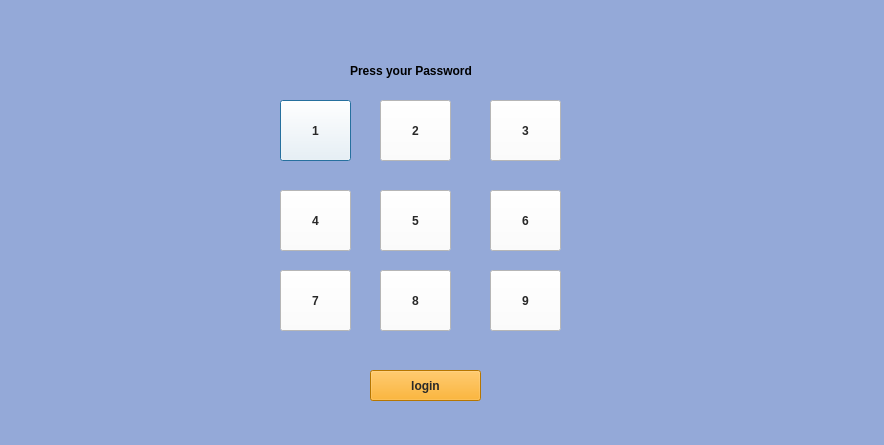
<?xml version="1.0" encoding="UTF-8"?>
<ui version="4.0">
 <class>password</class>
 <widget class="QDialog" name="password">
  <property name="geometry">
   <rect>
    <x>0</x>
    <y>0</y>
    <width>884</width>
    <height>445</height>
   </rect>
  </property>
  <property name="windowTitle">
   <string>Dialog</string>
  </property>
  <property name="styleSheet">
   <string notr="true">background-color:rgb(148,169,216);</string>
  </property>
  <widget class="QPushButton" name="pbPassword1">
   <property name="geometry">
    <rect>
     <x>280</x>
     <y>100</y>
     <width>71</width>
     <height>61</height>
    </rect>
   </property>
   <property name="styleSheet">
    <string notr="true">background-color:white; color:rgb(40,40,40); font-weight:bold;</string>
   </property>
   <property name="text">
    <string>1</string>
   </property>
  </widget>
  <widget class="QPushButton" name="pbPassword2">
   <property name="geometry">
    <rect>
     <x>380</x>
     <y>100</y>
     <width>71</width>
     <height>61</height>
    </rect>
   </property>
   <property name="styleSheet">
    <string notr="true">background-color:white; color:rgb(40,40,40); font-weight:bold;</string>
   </property>
   <property name="text">
    <string>2</string>
   </property>
  </widget>
  <widget class="QPushButton" name="pbPassword3">
   <property name="geometry">
    <rect>
     <x>490</x>
     <y>100</y>
     <width>71</width>
     <height>61</height>
    </rect>
   </property>
   <property name="styleSheet">
    <string notr="true">background-color:white; color:rgb(40,40,40); font-weight:bold;</string>
   </property>
   <property name="text">
    <string>3</string>
   </property>
  </widget>
  <widget class="QLabel" name="label">
   <property name="geometry">
    <rect>
     <x>350</x>
     <y>60</y>
     <width>161</width>
     <height>22</height>
    </rect>
   </property>
   <property name="styleSheet">
    <string notr="true">font-weight:bold;</string>
   </property>
   <property name="text">
    <string>Press your Password</string>
   </property>
  </widget>
  <widget class="QPushButton" name="pbLogin">
   <property name="geometry">
    <rect>
     <x>370</x>
     <y>370</y>
     <width>111</width>
     <height>31</height>
    </rect>
   </property>
   <property name="styleSheet">
    <string notr="true">background-color:orange; color:rgb(40,40,40); font-weight:bold;</string>
   </property>
   <property name="text">
    <string>login</string>
   </property>
  </widget>
  <widget class="QPushButton" name="pbPassword5">
   <property name="geometry">
    <rect>
     <x>380</x>
     <y>190</y>
     <width>71</width>
     <height>61</height>
    </rect>
   </property>
   <property name="styleSheet">
    <string notr="true">background-color:white; color:rgb(40,40,40); font-weight:bold;</string>
   </property>
   <property name="text">
    <string>5</string>
   </property>
  </widget>
  <widget class="QPushButton" name="pbPassword4">
   <property name="geometry">
    <rect>
     <x>280</x>
     <y>190</y>
     <width>71</width>
     <height>61</height>
    </rect>
   </property>
   <property name="styleSheet">
    <string notr="true">background-color:white; color:rgb(40,40,40); font-weight:bold;</string>
   </property>
   <property name="text">
    <string>4</string>
   </property>
  </widget>
  <widget class="QPushButton" name="pbPassword6">
   <property name="geometry">
    <rect>
     <x>490</x>
     <y>190</y>
     <width>71</width>
     <height>61</height>
    </rect>
   </property>
   <property name="styleSheet">
    <string notr="true">background-color:white; color:rgb(40,40,40); font-weight:bold;</string>
   </property>
   <property name="text">
    <string>6</string>
   </property>
  </widget>
  <widget class="QPushButton" name="pbPassword9">
   <property name="geometry">
    <rect>
     <x>490</x>
     <y>270</y>
     <width>71</width>
     <height>61</height>
    </rect>
   </property>
   <property name="styleSheet">
    <string notr="true">background-color:white; color:rgb(40,40,40); font-weight:bold;</string>
   </property>
   <property name="text">
    <string>9</string>
   </property>
  </widget>
  <widget class="QPushButton" name="pbPassword7">
   <property name="geometry">
    <rect>
     <x>280</x>
     <y>270</y>
     <width>71</width>
     <height>61</height>
    </rect>
   </property>
   <property name="styleSheet">
    <string notr="true">background-color:white; color:rgb(40,40,40); font-weight:bold;</string>
   </property>
   <property name="text">
    <string>7</string>
   </property>
  </widget>
  <widget class="QPushButton" name="pbPassword8">
   <property name="geometry">
    <rect>
     <x>380</x>
     <y>270</y>
     <width>71</width>
     <height>61</height>
    </rect>
   </property>
   <property name="styleSheet">
    <string notr="true">background-color:white; color:rgb(40,40,40); font-weight:bold;</string>
   </property>
   <property name="text">
    <string>8</string>
   </property>
  </widget>
 </widget>
 <resources/>
 <connections/>
</ui>
